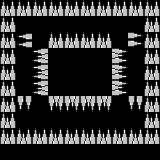

A level layout from a 2D game, rendered from its tile map. Below: a short description, then the map file with tile-grid data replaced by summaries:
An orthogonal 10x10 tile map with 16x16 px tiles, 1 tile layer (ground).

<map version="1.0" orientation="orthogonal" renderorder="right-down" width="10" height="10" tilewidth="16" tileheight="16">
 <tileset firstgid="1" name="ughTiles" tilewidth="16" tileheight="16">
  <image source="../gfx/png/ughTiles.png" width="320" height="160" />
 </tileset>
 <layer name="ground" width="10" height="10">
  <data>[100 cells, 52 non-empty, 2 distinct tile ids]</data>
 </layer>
</map>